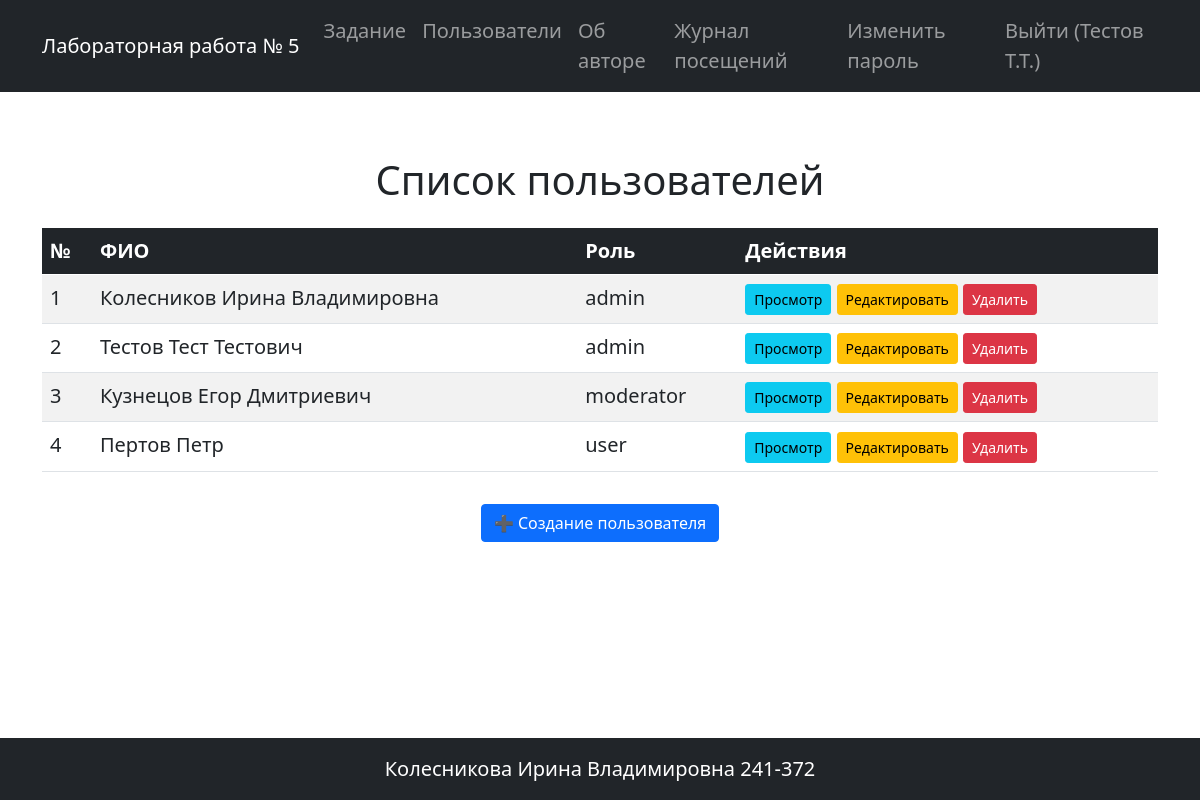
/users (signed in), run on the app's committed database.
### app.py (models this page shows, shortened)
class User(UserMixin, db.Model):
    __tablename__ = 'users'
    id = db.Column(db.Integer, primary_key=True)
    login = db.Column(db.String(50), nullable=False, unique=True)
    password_hash = db.Column(db.String(255), nullable=False)
    last_name = db.Column(db.String(100), nullable=True)
    first_name = db.Column(db.String(100), nullable=False)
    patronymic = db.Column(db.String(100), nullable=True)
    role_id = db.Column(db.Integer, db.ForeignKey('roles.id'), nullable=True)
    created_at = db.Column(db.DateTime, default=datetime.now)
    role = db.relationship('Role', back_populates='users', lazy='select')
    @property
    def full_name(self):
        parts = [self.last_name, self.first_name, self.patronymic]
        return ' '.join([p for p in parts if p])
    @property
    def short_name(self):
        result = self.last_name if self.last_name else ''
        if self.first_name:
            result += f' {self.first_name[0]}.' if result else f'{self.first_name[0]}.'
        if self.patronymic:
            result += f'{self.patronymic[0]}.' if result else f'{self.patronymic[0]}.'
        return result if result else self.login

class Role(db.Model):
    __tablename__ = 'roles'
    id = db.Column(db.Integer, primary_key=True)
    name = db.Column(db.String(50), nullable=False, unique=True)
    description = db.Column(db.Text, nullable=True)

### app.py (the view)
@app.route('/users')
def user_list():
    users = User.query.order_by(User.id).all()
    return render_template('user_list.html', title='Список пользователей', users=users)

### app.py (called while the page is built)
@app.before_request
def log_visit():
    if request.endpoint not in ['static', 'login', 'logout']:
        user_id = current_user.id if current_user.is_authenticated else None
        try:
            log = VisitLog(path=request.path, user_id=user_id)
            db.session.add(log)
            db.session.commit()
        except:
            db.session.rollback()

@login_manager.user_loader
def load_user(user_id):
    return User.query.get(int(user_id))

### templates/user_list.html (shortened to what this page needs)
{% extends 'base.html' %}
{% block content %}
<h1 class="mt-5 mb-4 text-center">Список пользователей</h1>
<div class="table-responsive">
    <table class="table table-striped table-hover">
        <thead class="table-dark">
            <tr>
                <th>№</th>
                <th>ФИО</th>
                <th>Роль</th>
                <th>Действия</th>
            </tr>
        </thead>
        <tbody>
            {% for user in users %}
            <tr>
                <td>{{ loop.index }}</td>
                <td>{{ user.full_name or user.login }}</td>
                <td>{{ user.role.name if user.role else '—' }}</td>
                <td>
                    <a href="{{ url_for('view_user', user_id=user.id) }}" class="btn btn-sm btn-info">Просмотр</a>
                    {% if current_user.is_authenticated %}
                        <a href="{{ url_for('edit_user', user_id=user.id) }}" class="btn btn-sm btn-warning">Редактировать</a>
                        <button type="button" class="btn btn-sm btn-danger" data-bs-toggle="modal" data-bs-target="#deleteModal{{ user.id }}">
                            Удалить
                        </button>
                    {% endif %}
                </td>
            </tr>
            {% else %}
            <tr>
                <td colspan="4" class="text-center">Нет зарегистрированных пользователей</td>
            </tr>
            {% endfor %}
        </tbody>
    </table>
</div>
{% if current_user.is_authenticated %}
<div class="mt-3 text-center">
    <a href="{{ url_for('create_user') }}" class="btn btn-primary">➕ Создание пользователя</a>
</div>
{% endif %}
{% endblock %}

### templates/base.html (shortened to what this page needs)
<!doctype html>
<html lang="ru">
    <head>
    <link href="https://cdn.jsdelivr.net/npm/bootstrap@5.0.2/dist/css/bootstrap.min.css" rel="stylesheet">
    <link rel="stylesheet" href="{{ url_for('static', filename='styles.css') }}">
    </head>
    <body class="d-flex flex-column min-vh-100">
    <header>
        <nav class="navbar navbar-expand-lg navbar-dark bg-dark">
            <div class="container">
                <a class="navbar-brand" href="{{ url_for('index') }}">Лабораторная работа № 5</a>
                <div class="collapse navbar-collapse" id="navbarSupportedContent">
                    <ul class="navbar-nav ms-auto mb-2 mb-lg-0">
                        <li class="nav-item">
                            <a class="nav-link" href="{{ url_for('index') }}">Задание</a>
                        </li>
                        <li class="nav-item">
                            <a class="nav-link" href="{{ url_for('user_list') }}">Пользователи</a>
                        </li>
                        <li class="nav-item">
                            <a class="nav-link" href="{{ url_for('about') }}">Об авторе</a>
                        </li>
                        {% if current_user.is_authenticated %}
                            {% set role_name = current_user.role.name if current_user.role else 'guest' %}
                            {% if role_name != 'guest' %}
                                <li class="nav-item">
                                    <a class="nav-link" href="{{ url_for('statistics_journal') }}">Журнал посещений</a>
                                </li>
                            {% endif %}
                            <li class="nav-item">
                                <a class="nav-link" href="{{ url_for('change_password') }}">Изменить пароль</a>
                            </li>
                            <li class="nav-item">
                                <a class="nav-link" href="{{ url_for('logout') }}">Выйти ({{ current_user.short_name }})</a>
                            </li>
                        {% else %}
                            <li class="nav-item">
                                <a class="nav-link" href="{{ url_for('login') }}">Вход</a>
                            </li>
                        {% endif %}
                    </ul>
                </div>
            </div>
          </nav>
    </header>
    <main class="flex-grow-1 my-3">
        <div class="container">
            {% block content %}{% endblock %}
        </div>
    </main>
    <footer class="bg-dark text-white mt-5 py-3">
        <div class="container text-center">
            <p class="mb-0">Колесникова Ирина Владимировна 241-372</p>
        </div>
    </footer>
    </body>
</html>

### static/styles.css (style rules this page uses)
body { font-size: 1.25rem; }

### data on the page
User: short_name "Тестов Т.Т.", last_name+first_name+patronymic "Тестов Тест Тестович", role "admin"
User: last_name+first_name+patronymic "Колесников Ирина Владимировна", role "admin"
User: last_name+first_name+patronymic "Кузнецов Егор Дмитриевич", role "moderator"
User: last_name+first_name+patronymic "Пертов Петр", role "user"
